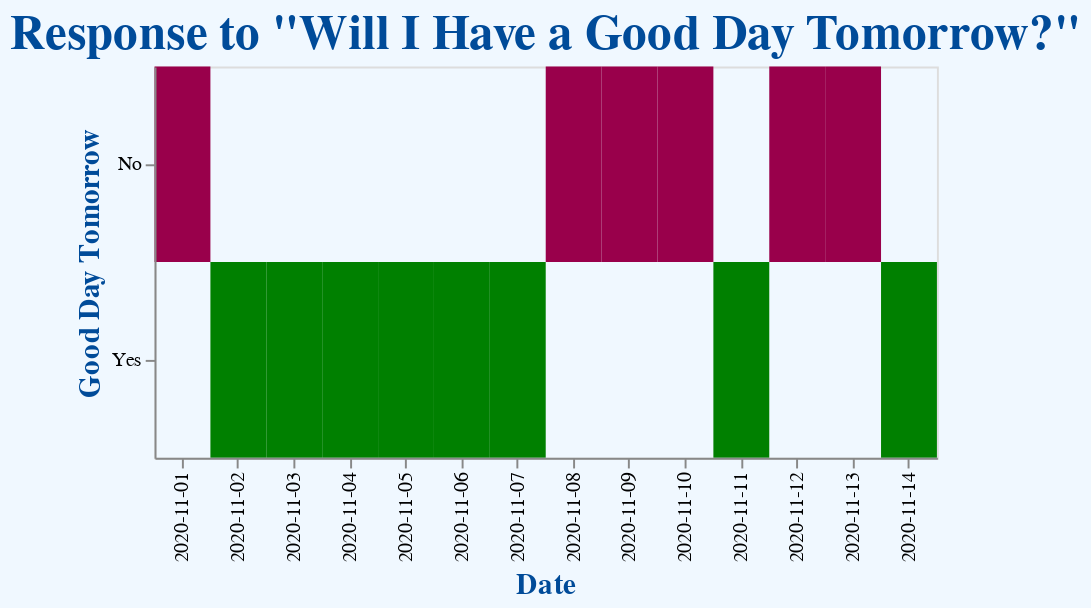

Here is the notebook cell this chart was saved with:
### Code cell
#From Frank
"""
alt.Chart(gd_df,title="Will I Have a Good Day Tomorrow?").mark_line(color=mark_col).encode(
    x=alt.X('short_date',title='Date'), #change the axis title
    y=alt.Y(field='conc_label',type='nominal',sort=alt.EncodingSortField(field='conc',order='descending'),title='Concentration'),
).properties(width=400,height=400).configure(background=background_col).configure_title(
    fontSize=25,color=title_col).configure_axis(
    titleFontSize=15,titleColor=title_col)
"""
alt.Chart(gd_df, title = 'Response to "Will I Have a Good Day Tomorrow?"').mark_rect().encode(
    x=alt.X('short_date',title='Date'),
    y=alt.Y(field='good_day',type='nominal',sort=alt.EncodingSortField(field='conc',order='descending'),title='Good Day Tomorrow'),
    color = alt.Color('good_day', legend = None, scale = alt.Scale(
            domain=['Yes', 'No'],
            range=['green', '#99004B']))
).properties(width=400,height=200).configure(background=background_col).configure_title(
    fontSize=25,color=title_col).configure_axis(
    titleFontSize=15,titleColor=title_col)

### Figure 1 — Vega-Lite specification as saved in the notebook (floating-point values rounded to 4 significant figures)
{"config": {"view": {"continuousWidth": 400, "continuousHeight": 300}, "axis": {"titleColor": "#004B99", "titleFontSize": 15}, "background": "aliceblue", "title": {"color": "#004B99", "fontSize": 25}}, "data": {"name": "data-467bbcbdd5fa857270ccc2a88936341d"}, "mark": "rect", "encoding": {"color": {"type": "nominal", "field": "good_day", "legend": null, "scale": {"domain": ["Yes", "No"], "range": ["green", "#99004B"]}}, "x": {"type": "nominal", "field": "short_date", "title": "Date"}, "y": {"type": "nominal", "field": "good_day", "sort": {"field": "conc", "order": "descending"}, "title": "Good Day Tomorrow"}}, "height": 200, "title": "Response to \"Will I Have a Good Day Tomorrow?\"", "width": 400, "$schema": "https://vega.github.io/schema/vega-lite/v4.8.1.json", "datasets": {"data-467bbcbdd5fa857270ccc2a88936341d": [{"good_day": "No", "date": "2020-11-01T00:00:00", "short_date": "2020-11-01"}, {"good_day": "Yes", "date": "2020-11-02T00:00:00", "short_date": "2020-11-02"}, {"good_day": "Yes", "date": "2020-11-03T00:00:00", "short_date": "2020-11-03"}, {"good_day": "Yes", "date": "2020-11-04T00:00:00", "short_date": "2020-11-04"}, {"good_day": "Yes", "date": "2020-11-05T00:00:00", "short_date": "2020-11-05"}, {"good_day": "Yes", "date": "2020-11-06T00:00:00", "short_date": "2020-11-06"}, {"good_day": "Yes", "date": "2020-11-07T00:00:00", "short_date": "2020-11-07"}, {"good_day": "No", "date": "2020-11-08T00:00:00", "short_date": "2020-11-08"}, {"good_day": "No", "date": "2020-11-09T00:00:00", "short_date": "2020-11-09"}, {"good_day": "No", "date": "2020-11-10T00:00:00", "short_date": "2020-11-10"}, {"good_day": "Yes", "date": "2020-11-11T00:00:00", "short_date": "2020-11-11"}, {"good_day": "No", "date": "2020-11-12T00:00:00", "short_date": "2020-11-12"}, {"good_day": "No", "date": "2020-11-13T00:00:00", "short_date": "2020-11-13"}, {"good_day": "Yes", "date": "2020-11-14T00:00:00", "short_date": "2020-11-14"}]}}
